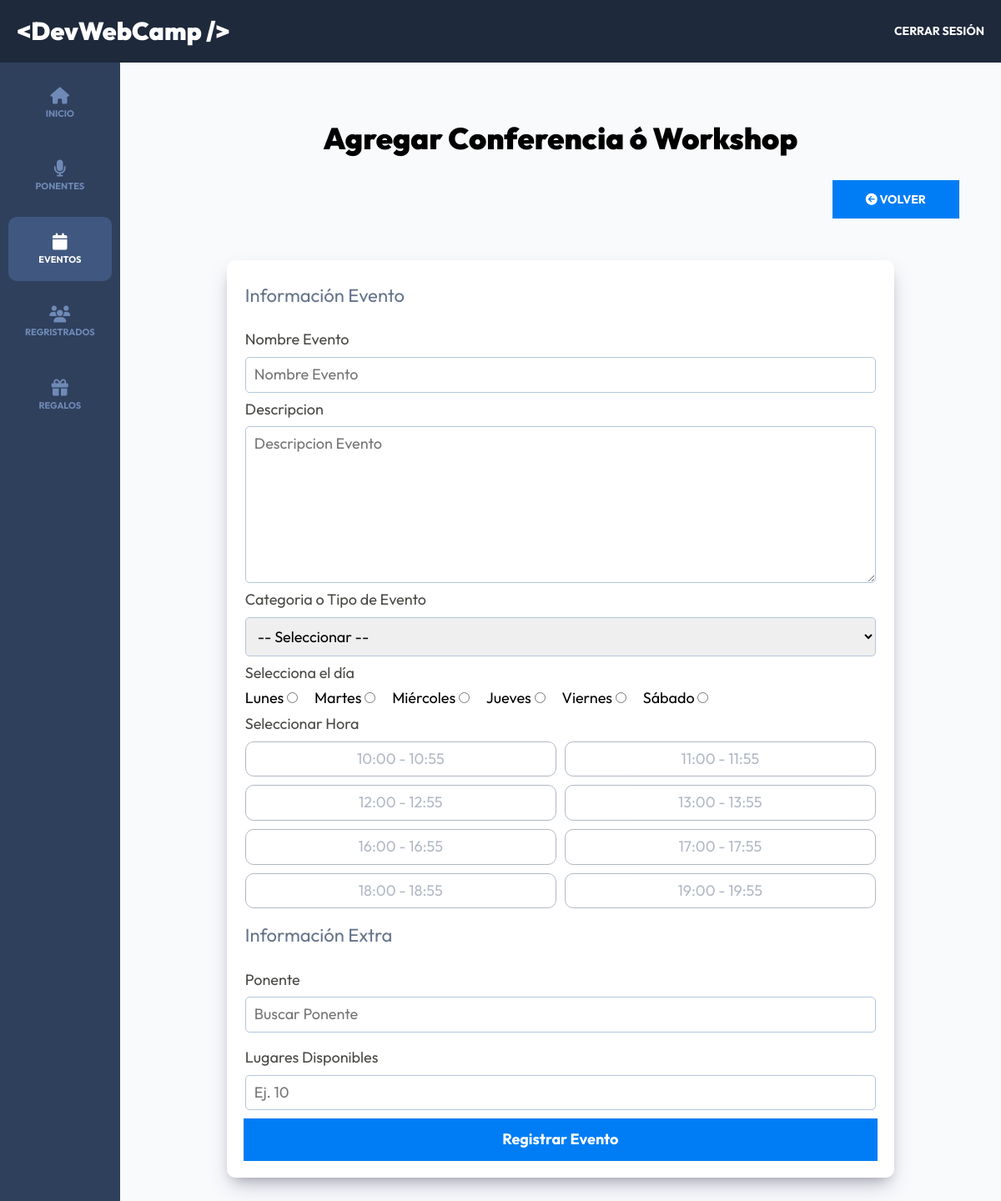
The page /admin/eventos/crear (signed in) on the database its author committed.
### tables this page shows
CREATE TABLE `dias` (
  `id` int NOT NULL AUTO_INCREMENT,
  `nombre` varchar(15) DEFAULT NULL,
  PRIMARY KEY (`id`)
);

CREATE TABLE `horas` (
  `id` int NOT NULL AUTO_INCREMENT,
  `hora` varchar(13) DEFAULT NULL,
  PRIMARY KEY (`id`)
);

### controllers/EventosController.php (called while the page is built, shortened)
<?php
class EventosController
{
    public static function crear(Router $router)
    {
        $alertas = [];
        $categorias = Categoria::all('ASC');
        $dias = Dia::all('ASC');
        $horas = Hora::all('ASC');
        $evento = new Evento;
        $router->render('admin/eventos/crear', [
            'titulo' => 'Agregar Conferencia ó Workshop',
            'alertas' => $alertas,
            'categorias' => $categorias,
            'dias' => $dias,
            'horas' => $horas,
            'evento' => $evento
        ]);
    }
}

### public/index.php (called while the page is built, shortened)
<?php
$router = new Router();
$router->get('/login', [AuthController::class, 'login']);
$router->post('/login', [AuthController::class, 'login']);
$router->post('/logout', [AuthController::class, 'logout']);
$router->get('/registro', [AuthController::class, 'registro']);
$router->post('/registro', [AuthController::class, 'registro']);
$router->get('/olvide', [AuthController::class, 'olvide']);
$router->post('/olvide', [AuthController::class, 'olvide']);
$router->get('/reestablecer', [AuthController::class, 'reestablecer']);
$router->post('/reestablecer', [AuthController::class, 'reestablecer']);
$router->get('/mensaje', [AuthController::class, 'mensaje']);
$router->get('/confirmar-cuenta', [AuthController::class, 'confirmar']);
$router->get('/admin/dashboard', [DashboardController::class, 'index']);
$router->get('/admin/ponentes', [PonentesController::class, 'index']);
$router->get('/admin/ponentes/crear', [PonentesController::class, 'crear']);
$router->post('/admin/ponentes/crear', [PonentesController::class, 'crear']);
$router->post('/admin/ponentes/editar', [PonentesController::class, 'editar']);
$router->get('/admin/ponentes/editar', [PonentesController::class, 'editar']);
$router->post('/admin/ponentes/eliminar', [PonentesController::class, 'eliminar']);
$router->get('/admin/eventos', [EventosController::class, 'index']);
$router->get('/admin/eventos/crear', [EventosController::class, 'crear']);
$router->post('/admin/eventos/crear', [EventosController::class, 'crear']);
$router->get('/admin/eventos/editar', [EventosController::class, 'editar']);
$router->post('/admin/eventos/editar', [EventosController::class, 'editar']);
$router->post('/admin/eventos/eliminar', [EventosController::class, 'eliminar']);
$router->get('/api/eventos-horario', [APIEventos::class, 'index']);
$router->get('/api/ponentes', [APIPonentes::class, 'index']);
$router->get('/api/ponente', [APIPonentes::class, 'ponente']);
$router->get('/admin/registrados', [RegistradosController::class, 'index']);
$router->get('/admin/regalos', [RegalosController::class, 'index']);
$router->get('/finalizar-registro', [RegistroController::class, 'crear']);
$router->post('/finalizar-registro/gratis', [RegistroController::class, 'gratis']);
$router->post('/finalizar-registro/pagar', [RegistroController::class, 'pagar']);
$router->get('/boleto', [RegistroController::class, 'boleto']);
$router->get('/', [PaginasController::class, 'index']);
$router->get('/devwebcamp', [PaginasController::class, 'evento']);
$router->get('/paquetes', [PaginasController::class, 'paquetes']);
$router->get('/workshops', [PaginasController::class, 'conferencias']);
$router->get('/404', [PaginasController::class, 'error']);
$router->comprobarRutas();

### models/Evento.php (called while the page is built, shortened)
<?php
class Evento extends ActiveRecord
{
    public function __construct($args = [])
    {
        $this->nombre = $args['nombre'] ?? '';
        $this->disponibles = $args['disponibles'] ?? '';
        $this->dia_id = $args['dia_id'] ?? '';
    }
}

### models/ActiveRecord.php (called while the page is built, shortened)
<?php
class ActiveRecord {
    protected static $db;
    protected static $tabla = '';
    public static function setDB($database) {
        self::$db = $database;
    }
    public static function consultarSQL($query) {
        $resultado = self::$db->query($query);
        $array = [];
        while($registro = $resultado->fetch_assoc()) {
            $array[] = static::crearObjeto($registro);
        }
        return $array;
    }
    protected static function crearObjeto($registro) {
        $objeto = new static;
        foreach($registro as $key => $value ) {
            if(property_exists( $objeto, $key  )) {
                $objeto->$key = $value;
            }
        }
        return $objeto;
    }
    public static function all($orden = 'DESC') {
        $query = "SELECT * FROM " . static::$tabla . " ORDER BY id {$orden}";
        $resultado = self::consultarSQL($query);
        return $resultado;
    }
}

### views/admin/eventos/formulario.php (the view, shortened to what this page needs)
<fieldset class="formulario__fieldset">
    <legend class="formulario__legend">Información Evento</legend>
    <div class="formulario__campo">
        <label for="nombre" class="formulario__label">Nombre Evento</label>
        <input type="text" class="formulario__input" name="nombre" id="nombre" value="<?php echo $evento->nombre; ?>" placeholder="Nombre Evento">
    </div>
    <div class="formulario__campo">
        <label for="descripcion" class="formulario__label">Descripcion</label>
        <textarea class="formulario__input" name="descripcion" id="descripcion" rows="8" placeholder="Descripcion Evento"><?php echo $evento->descripcion; ?></textarea>
    </div>
    <div class="formulario__campo">
        <label for="categoria" class="formulario__label">Categoria o Tipo de Evento</label>
        <select name="categoria_id" id="categoria" class="formulario__select">
            <option value="">-- Seleccionar --</option>
        </select>
    </div>
    <div class="formulario__campo">
        <label for="dia" class="formulario__label">Selecciona el día</label>
        <div class="formulario__radio">
            <?php foreach ($dias as $dia) { ?>
                <div>
                    <label for="<?php echo strtolower($dia->nombre); ?>"><?php echo $dia->nombre; ?></label>
                    <input type="radio" id="<?php echo strtolower($dia->nombre); ?>" name="dia" value="<?php echo $dia->id; ?>" <?php echo ($evento->dia_id === $dia->id) ? 'checked' : ''; ?>>
                </div>
            <?php } ?>
        </div>
    </div>
    <div id="horas" class="formulario__campo">
        <label for="" class="formulario__label">Seleccionar Hora</label>
        <ul id="horas" class="horas">
            <?php foreach ($horas as $hora) { ?>
                <li class="horas__hora horas__hora--deshabilitado" data-hora-id="<?php echo $hora->id; ?>"><?php echo $hora->hora; ?></li>
            <?php } ?>
        </ul>
    </div>
</fieldset>
<fieldset class="formulario__fieldset">
    <legend class="formulario__legend">Información Extra</legend>
    <div class="formulario__campo">
        <label for="ponentes" class="formulario__label">Ponente</label>
        <input type="text" class="formulario__input" id="ponentes" placeholder="Buscar Ponente">
    </div>
    <div class="formulario__campo">
        <label for="disponibles" class="formulario__label">Lugares Disponibles</label>
        <input type="number" min="1" class="formulario__input" value="<?php echo $evento->disponibles; ?>" name="disponibles" id="disponibles" placeholder="Ej. 10">
    </div>
</fieldset>

### public/build/css/app.css (style rules this page uses)
html { line-height: 1.15; -webkit-text-size-adjust: 100%; }
body { margin: 0; }
button, input, optgroup, select, textarea { font-family: inherit; font-size: 100%; line-height: 1.15; margin: 0; }
button, input { overflow: visible; }
button, select { text-transform: none; }
fieldset { padding: 0.35em 0.75em 0.625em; }
legend { box-sizing: border-box; color: inherit; display: table; max-width: 100%; padding: 0; white-space: normal; }
textarea { overflow: auto; }
[type=checkbox], [type=radio] { box-sizing: border-box; padding: 0; }
html { font-size: 62.5%; box-sizing: border-box; height: 100%; }
*, *:before, *:after { box-sizing: inherit; }
body { font-family: "Outfit", sans-serif; font-size: 1.8rem; }
.formulario__fieldset { border: none; margin-top: 1rem; padding: 0; }
.formulario__legend { color: #64748b; font-size: 2.2rem; margin-bottom: 2rem; }
.formulario__campo { display: flex; flex-direction: column; gap: 1rem; margin: 1rem 0; }
.formulario__label { display: block; font-size: 1.8rem; color: rgba(26, 27, 21, 0.8); }
.formulario__input, .formulario__input--sociales, .formulario__select--sociales, .formulario__select { padding: 1rem; border: 1px solid #b1c7dd; border-radius: 0.5rem; }
.formulario__radio { display: flex; gap: 2rem; }
.horas { margin: 0; list-style: none; padding: 0; display: grid; gap: 1rem; grid-template-columns: repeat(1, 1fr); }
@media (min-width: 768px) { .horas { display: grid; gap: 1rem; grid-template-columns: repeat(2, 1fr); } }
.horas__hora, .horas__hora--deshabilitado { color: #007df4; border: 1px solid #007df4; border-radius: 1rem; padding: 1rem; text-align: center; transition: all 0.3s ease; }
.horas__hora--deshabilitado { border: 1px solid #64748b; color: #64748b; opacity: 0.5; }
.dashboard { height: 100%; display: flex; flex-direction: column; background-color: #f8fafc; }

### rows shown on the page
dias: nombre "Lunes", dia "☐ Lunes"
dias: nombre "Martes", dia "☐ Martes"
dias: nombre "Miércoles", dia "☐ Miércoles"
dias: nombre "Jueves", dia "☐ Jueves"
dias: nombre "Viernes", dia "☐ Viernes"
dias: nombre "Sábado", dia "☐ Sábado"
horas: hora "10:00 - 10:55"
horas: hora "11:00 - 11:55"
horas: hora "12:00 - 12:55"
horas: hora "13:00 - 13:55"
horas: hora "16:00 - 16:55"
horas: hora "17:00 - 17:55"
horas: hora "18:00 - 18:55"
horas: hora "19:00 - 19:55"

### other values the page prints
$titulo "Agregar Conferencia ó Workshop"
